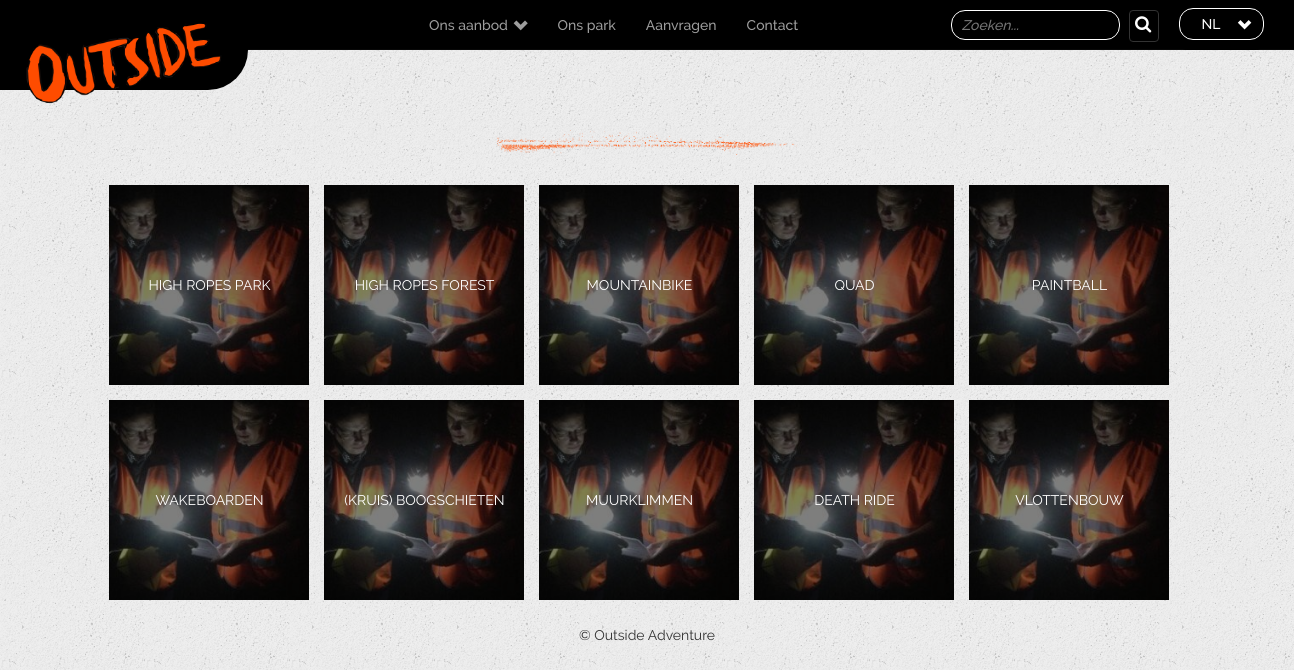
/index.php?page=categoryType&id=4, run on an earlier commit of the app's database.
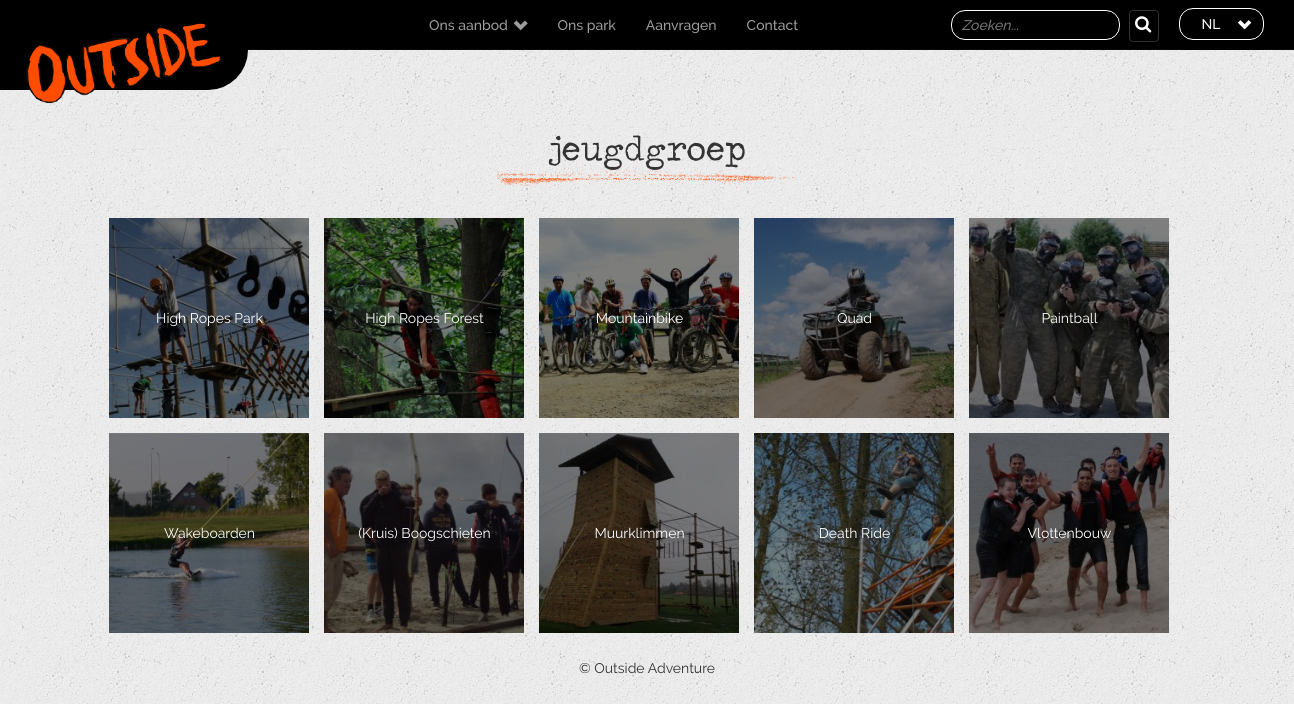
And on a later commit of the database.
### tables this page shows
CREATE TABLE `inhoud` (
  `id` int(11) NOT NULL,
  `categorieId` int(11) NOT NULL,
  `naam_nl` varchar(255) NOT NULL DEFAULT '',
  `naam_fr` varchar(255) DEFAULT '',
  `naam_en` varchar(255) DEFAULT '',
  `inhoud_nl` text,
  `inhoud_fr` text,
  `inhoud_en` text,
  `afspraak_nl` varchar(255) NOT NULL,
  `afspraak_fr` varchar(255) NOT NULL,
  `afspraak_en` varchar(255) NOT NULL,
  `periode_nl` varchar(255) NOT NULL,
  `periode_fr` varchar(255) NOT NULL,
  `periode_en` varchar(255) NOT NULL,
  `prijsklasseId` int(11) DEFAULT NULL,
  `minAantal` int(11) NOT NULL,
  `duur_nl` varchar(255) NOT NULL,
  `duur_fr` varchar(255) NOT NULL,
  `duur_en` varchar(255) NOT NULL,
  `leeftijd` varchar(255) NOT NULL,
  `afbeelding` varchar(255) NOT NULL,
  `afbeelding_header` varchar(255) NOT NULL DEFAULT '',
  `actief` tinyint(1) NOT NULL
);

CREATE TABLE `inhoud_activiteit_categorie_type` (
  `id` int(11) NOT NULL,
  `type` varchar(255) NOT NULL DEFAULT ''
);

### index.php (called while the page is built, shortened)
<?php
function taal($nl,$fr,$eng){
        switch($_SESSION['session_taal']){
            case "NL":
            return $nl;
             break;
            }
}
$routes = array(
  'home' => array(
    'controller' => 'Page',
    'action' => 'index'
  ),
  'overviewType' => array(
    'controller' => 'Page',
    'action' => 'overviewType'
  ),
  'contact' => array(
    'controller' => 'Page',
    'action' => 'contact'
  ),
  'activity' => array(
    'controller' => 'Activity',
    'action' => 'activity'
  ),
  'overview' => array(
    'controller' => 'Activity',
    'action' => 'overview'
  ),
  'aanvragen' => array(
    'controller' => 'Activity',
    'action' => 'aanvragen'
  ),
  'feesten' => array(
    'controller' => 'Page',
    'action' => 'feesten'
    ),
   'adventurePark' => array(
    'controller' => 'Page',
    'action' => 'adventurePark'
    ),
  'category' => array(
    'controller' => 'Activity',
    'action' => 'category'
    ),
  'categoryType' => array(
    'controller' => 'Activity',
    'action' => 'categoryType'
    ),
  'locatie' => array(
    'controller' => 'Activity',
    'action' => 'locatie'
    ),
  'locaties' => array(
    'controller' => 'Activity',
    'action' => 'locaties'
    ),
  'globalItem' => array(
    'controller' => 'Activity',
    'action' => 'globalItem'
    ),
  'search' => array(
    'controller' => 'Activity',
    'action' => 'search'
    ),
  'all' => array(
    'controller' => 'Activity',
    'action' => 'all_activities'
    ),
  'all_category_categories' => array(
    'controller'=> 'Activity',
    'action'=> 'all_category_categories'
     ),
  'all_other_data' => array(
    'controller'=> 'Activity',
    'action'=> 'all_other_data'
     ),
  'get_prices_of_activity' => array(
    'controller'=> 'Activity',
    'action'=> 'get_prices_of_activity'
     ),
  'all_category_types' => array(
    'controller'=> 'Activity',
    'action'=> 'all_category_types'
     ),
  'allLocations' => array(
    'controller' => 'Activity',
    'action' => 'all_locations'
    ),
   'filter' => array(
    'controller' => 'Activity',
    'action' => 'filterActivities'
    )
);
$route = $routes[$_GET['page']];
$controllerObj = new $controllerName();
$controllerObj->route = $route;
$controllerObj->filter();
$controllerObj->render();

### dao/ActivityDAO.php (called while the page is built, shortened)
<?php
class ActivityDAO extends DAO {
	public function selectById($id) {
		$sql = "SELECT * FROM `inhoud`
				LEFT JOIN (SELECT * FROM (SELECT activiteitId,GROUP_CONCAT(titel_nl SEPARATOR ';') as prijs_titel_nl,GROUP_CONCAT(titel_fr SEPARATOR ';') as prijs_titel_fr,GROUP_CONCAT(titel_en SEPARATOR ';') as prijs_titel_en,GROUP_CONCAT(prijs_nl SEPARATOR ';') as prijs_nl,GROUP_CONCAT(prijs_fr SEPARATOR ';') as prijs_fr,GROUP_CONCAT(prijs_en SEPARATOR ';') as prijs_en,typeId FROM inhoud_prijs
				WHERE typeId = 1
				GROUP BY activiteitId) as tmp
				LEFT JOIN
				(SELECT activiteitId as activiteitId2,GROUP_CONCAT(titel_nl SEPARATOR ';') as supplement_titel_nl,GROUP_CONCAT(titel_fr SEPARATOR ';') as supplement_titel_fr,GROUP_CONCAT(titel_en SEPARATOR ';') as supplement_titel_en,GROUP_CONCAT(prijs_nl SEPARATOR ';') as supplement_nl,GROUP_CONCAT(prijs_fr SEPARATOR ';') as supplement_fr,GROUP_CONCAT(prijs_en SEPARATOR ';') as supplement_en FROM inhoud_prijs
				WHERE typeId = 2
				GROUP BY activiteitId) as tmp2
				ON tmp.activiteitId = tmp2.activiteitId2
				UNION ALL
				SELECT * FROM (SELECT activiteitId,GROUP_CONCAT(titel_nl SEPARATOR ';') as prijs_titel_nl,GROUP_CONCAT(titel_fr SEPARATOR ';') as prijs_titel_fr,GROUP_CONCAT(titel_en SEPARATOR ';') as prijs_titel_en,GROUP_CONCAT(prijs_nl SEPARATOR ';') as prijs_nl,GROUP_CONCAT(prijs_fr SEPARATOR ';') as prijs_fr,GROUP_CONCAT(prijs_en SEPARATOR ';') as prijs_en,typeId FROM inhoud_prijs
				WHERE typeId = 1
				GROUP BY activiteitId) as tmp
				RIGHT JOIN
				(SELECT activiteitId as activiteitId2,GROUP_CONCAT(titel_nl SEPARATOR ';') as supplement_titel_nl,GROUP_CONCAT(titel_fr SEPARATOR ';') as supplement_titel_fr,GROUP_CONCAT(titel_en SEPARATOR ';') as supplement_titel_en,GROUP_CONCAT(prijs_nl SEPARATOR ';') as supplement_nl,GROUP_CONCAT(prijs_fr SEPARATOR ';') as supplement_fr,GROUP_CONCAT(prijs_en SEPARATOR ';') as supplement_en FROM inhoud_prijs
				WHERE typeId = 2
				GROUP BY activiteitId) as tmp2
				ON tmp.activiteitId = tmp2.activiteitId2) as tmp3
				ON inhoud.id = tmp3.activiteitId
				WHERE actief=1 AND id= :id	";
		$stmt = $this->pdo->prepare($sql);
		$stmt->bindValue(':id', $id);
		$stmt->execute();
		return $stmt->fetch(PDO::FETCH_ASSOC);
	}
	public function getByCategoryType($id){
		$sql = "SELECT * FROM (SELECT activiteitId,typeId from `inhoud_activiteit_categorie`) as type
				INNER JOIN inhoud_activiteit_categorie_type ON inhoud_activiteit_categorie_type.id = type.typeId
				WHERE typeId = :typeId ";
		$stmt = $this->pdo->prepare($sql);
		$stmt->bindValue(':typeId', $id);
		$stmt->execute();
		return $stmt->fetchAll(PDO::FETCH_ASSOC);
	}
}

### controller/ActivityController.php (called while the page is built, shortened)
<?php
require_once WWW_ROOT . 'controller' . DS . 'Controller.php';
require_once WWW_ROOT . 'dao' . DS . 'ActivityDAO.php';
require_once WWW_ROOT . 'dao' . DS . 'CategoryDAO.php';
class ActivityController extends Controller {
    private $activityDAO;
    private $categoryDAO;
    function __construct() {
        $this->activityDAO = new ActivityDAO();
        $this->categoryDAO = new CategoryDAO();
    }
    public function categoryType(){
        if(!empty($_GET['id'])){
        $this->set('category',$this->categoryDAO->selectByTypeId($_GET['id']));
        $idsOfActivities = $this->activityDAO->getByCategoryType($_GET['id']);
        for ($i = 0; $i < count($idsOfActivities); $i++) {
            $contentActivity = $this->activityDAO->selectById($idsOfActivities[$i]['activiteitId']);
        }
        }else{
            header('Location: index.php');
        }
    }
}

### dao/CategoryDAO.php (called while the page is built, shortened)
<?php
class CategoryDAO extends DAO {
	public function selectByTypeId($id) {
		$sql = "SELECT * FROM `inhoud_activiteit_categorie_type` WHERE `id` = :id ";
		$stmt = $this->pdo->prepare($sql);
		$stmt->bindValue(':id', $id);
		$stmt->execute();
		return $stmt->fetch(PDO::FETCH_ASSOC);
	}
}

### view/activity/categoryType.php (the view, shortened to what this page needs)
<div class="container-middle container-info no-header">
    <h1 id="page-name"class="titel-header">
        <?php echo taal($category['type'],$category['type'],$category['type']);
        ?>
    </h1>
<div class="titel-img-container">
    <img class="titel-img" src="assets/images/titel-underline.png">
    </div>
<div class="content_info">
    <div id="grid-feesten" class="container-sub-grid">
        <div class="grid">
            <div class="row gridFlex">
                <?php
                if(isset($activities)){
                  foreach ($activities as $activitySub) {
                    if($activitySub['id']){
                        echo "<div class=\"grid-sub\">";
                        echo "<img class=\"subcategory-img\"
                        src=\"assets/images/activityPhotos/{$activitySub['afbeelding']}_th.jpg \">";
                         echo "<a href=\"index.php?page=globalItem&id={$activitySub['id']}\" class=\"gridLink-sub\">";
                         echo "<div class=\"overlay-img\">";
                         echo "<span>";
                echo taal($activitySub['naam_nl'],$activitySub['naam_fr'],$activitySub['naam_en']);
                echo "</span>";
                echo "</div></a></div>";
          }
      }
    } ?>
            </div>
        </div>
    </div>

### controller/Controller.php (shortened to what this page needs)
<?php
class Controller {
	public $route;
	protected $viewVars = array();
	public function filter() {
		call_user_func(array($this, $this->route['action']));
	}
	public function render() {
		$this->createViewVarWithContent();
		$this->renderInLayout();
	}
	public function set($variableName, $value) {
		$this->viewVars[$variableName] = $value;
	}
	private function createViewVarWithContent() {
		require WWW_ROOT . 'view' . DS . strtolower($this->route['controller']) . DS . $this->route['action'] . '.php';
		$content = ob_get_clean();
	}
	private function renderInLayout() {
		extract($this->viewVars, EXTR_OVERWRITE);
		if(!empty($_SERVER['HTTP_X_REQUESTED_WITH']) && strtolower($_SERVER['HTTP_X_REQUESTED_WITH']) == 'xmlhttprequest') {
			echo $content;
		} else {
			include WWW_ROOT . 'view' . DS . 'layout.php';
		}
	}
}

### view/layout.php (shortened to what this page needs)
<!doctype html>
<html class="no-js" lang="">
<head>
    <link rel="stylesheet" href="css/bootstrap.css">
    <link rel="stylesheet" href="js/vendor/magnific/magnific-popup.css">
    <link rel="stylesheet" href="js/vendor/MultiDatesPicker/css/jquery-ui.css">
    <link rel="stylesheet" href="js/vendor/MultiDatesPicker/css/jquery-ui.structure.css">
    <link rel="stylesheet" href="js/vendor/MultiDatesPicker/css/jquery-ui.theme.css">
    <link rel="stylesheet" href="css/main.css">
    <link rel="stylesheet" href="js/vendor/MultiDatesPicker/css/prettify.css">
</head>
<body>
    <nav class="navbar navbar-inverse navbar-fixed-top" role="navigation">
        <a href="index.php">
        <div class="outside-logo">
            <img src="assets/images/logo-outside.png">
        </div>
        </a>
        <div id="navbar" class="navbar-collapse collapse">
            <ul class="nav navbar-nav">
                <li class="global-menu-item active-item">
                    <a class="link-item" href="index.php">Ons aanbod
                                     <span class="arrow-menu arrow-down glyphicon glyphicon-chevron-down"></span>
                                  </a>
                </li>
                <li class="global-menu-item ">
                    <a class="link-item" href="index.php?page=adventurePark">
                    <?php echo taal('Ons park','Votre locations','Our locations'); ?>
                                     </a>
                </li>
                <li class="global-menu-item ">
                    <a class="link-item" href="index.php?page=aanvragen">Aanvragen
                                  </a>
                </li>
                <li class="global-menu-item">
                    <a class=" link-item" href="index.php?page=contact">Contact
                                  </a>
                </li>
            </ul>
            <div class="search-nav">
            <div class="search-nav-content">
                                <input id="search-input-header" placeholder="Zoeken..." type="text">
                                <a href="#"><i class="search-icon fa fa-search" aria-hidden="true"></i></a>
                                </div>
                                </div>
        <div class="lang-select">
            <ul class="taal-kiezen">
        <li class="current-taal">
        <span data-taal="<?php echo $_SESSION['session_taal'];
        ?>" id="current-taal">
        <?php echo $_SESSION['session_taal'];
        ?>
        </span>
        <span class="arrow-down glyphicon glyphicon-chevron-down"></span>
        </li>
        </ul>
        </div>
        </div>
    </nav>
    <div class="content">
        <?php
            echo $content; ?>
<footer>
    <p>&copy; Outside Adventure</p>
</footer>
    </div>
</body>
</html>

### css/main.css (style rules this page uses)
ul { list-style: none; }
.content { transform: translate3d(0, 0, 0); position: relative; }
.container-middle { width: 90%; margin-left: auto; margin-right: auto; }
.container-middle .titel-header { font-family: "traveling__typewriterregular"; text-align: center; font-size: 2.5em; }
.container-middle .titel-img-container { width: 100%; }
.container-middle .titel-img { margin-top: -15px; margin-left: auto; margin-right: auto; display: block; width: 50%; max-width: 300px; text-align: center; margin-bottom: 25px; }
.no-header { margin-top: 100px; }
.content { transform: translate3d(0, 0, 0); }
body { background-repeat: repeat; font-family: "ralewayregular"; background-image: url(assets/images/bg-pattern.jpg); overflow-x: hidden; }
footer { display: block; }
nav.navbar { background-color: black; position: relative; font-family: "ralewaymedium"; margin-bottom: -20px; }
nav.navbar li { position: relative; }
ul.navbar-nav { float: none; margin-left: 32%; display: block; position: absolute; }
.navbar-nav a { color: #a1a1a1; }
.navbar-inverse { background-color: black; background-image: none; height: 30px; background-repeat: repeat; width: 100%; }
.outside-logo { margin-left: 0px; float: left; background-color: black; height: 100px; position: absolute; margin-top: -10px; border-radius: 0px 0px 40px 0px; }
.outside-logo img { padding-bottom: 15px; padding-right: 25px; margin-left: 25px; margin-top: 30px; height: 100%; }
#navbar { background-color: black; border-radius: 14px; }
.search-nav { margin-top: 10px; position: absolute; top: 0; right: 0; margin-right: 135px; display: inline-block; }
.search-nav i { margin-left: 5px; font-size: 1.25em; color: white; display: inline-block; width: 30px; height: 32px; padding: 5px; border-radius: 4px; border-color: #333; border-width: 1px; border-style: solid; }
.search-nav input { background-color: black; color: white; border-color: white; border-style: solid; border-width: 1px; padding: 4px; border-radius: 14px; }
.taal-kiezen { width: 95px; float: right; margin-right: 15px; overflow: hidden; height: 50px; display: inline-block; background-color: black; position: relative; padding: 0px 5px 5px 5px; text-transform: uppercase; border-radius: 14px; text-align: center; list-style: none; transition: height 0.5s; }
.taal-kiezen li { margin-bottom: 5px; }
.taal-kiezen .current-taal { color: white; margin-top: 8px; margin-bottom: 15px; border: 1px solid white; padding: 5px; border-radius: 14px; }
.taal-kiezen .current-taal .arrow-down { margin-top: 3px; float: right; margin-right: 7px; }
.navbar-fixed-top .navbar-collapse, .navbar-fixed-bottom .navbar-collapse { max-height: none; }
.lang-select { width: 100%; display: block; height: 100%; overflow: hidden; }
.navbar-nav li a:first-child:nth-last-child(2):before { content: ""; position: absolute; height: 0; width: 0; top: 50%; right: 5px; }
.arrow-menu { font-size: 1.05em; float: right; padding-top: 3px; margin-left: 5px; }
@media only screen and (min-width: 768px) { .taal-kiezen { position: absolute; right: 0; margin-right: 25px; } }
.grid { width: 95%; margin-left: auto; margin-right: auto; }
.gridFlex { display: -ms-flexbox; display: -webkit-box; display: flex; -ms-flex-direction: row; flex-direction: row; -ms-flex-align: center; align-items: center; -ms-flex-pack: center; justify-content: center; -ms-flex-wrap: wrap; flex-wrap: wrap; }
.container-info { margin-left: auto; margin-right: auto; }
.container-info p { text-align: left; }
.content_info p { text-align: left; }
footer { padding: 10px; margin-bottom: 20px; width: 100%; }
footer p { text-align: center !important; margin: 0px; margin-bottom: 0px; }
#grid-feesten { margin-top: 30px; }
#grid-feesten .grid-sub { width: 200px; height: 200px; margin-right: 15px; margin-bottom: 15px; }
#grid-feesten .grid-sub img { width: 200px; height: 200px; vertical-align: top; z-index: 0; float: left; object-fit: cover; }
.overlay-img { float: left; display: block; color: white; background-color: rgba(0, 0, 0, 0.5); height: 200px; width: 200px; z-index: 99; margin-top: -200px; transition: background-color 0.5s; }
.overlay-img span { text-align: center; width: 85%; margin-left: 7.5%; display: block; margin-top: 90px; }

What changed in the data, as far as the page shows it:
now on this page (row edited): inhoud_activiteit_categorie_type: type "jeugdgroep"
changed inhoud: afbeelding: a different picture; naam_nl "HIGH ROPES PARK" → "High Ropes Park"
changed inhoud: afbeelding: a different picture; naam_nl "HIGH ROPES FOREST" → "High Ropes Forest"
changed inhoud: afbeelding: a different picture; naam_nl "MOUNTAINBIKE" → "Mountainbike"
changed inhoud: afbeelding: a different picture; naam_nl "QUAD" → "Quad"
changed inhoud: afbeelding: a different picture; naam_nl "PAINTBALL" → "Paintball"
changed inhoud: afbeelding: a different picture; naam_nl "WAKEBOARDEN" → "Wakeboarden"
changed inhoud: afbeelding: a different picture; naam_nl "(KRUIS) BOOGSCHIETEN" → "(Kruis) Boogschieten"
changed inhoud: afbeelding: a different picture; naam_nl "MUURKLIMMEN" → "Muurklimmen"
changed inhoud: afbeelding: a different picture; naam_nl "DEATH RIDE" → "Death Ride"
changed inhoud: afbeelding: a different picture; naam_nl "VLOTTENBOUW" → "Vlottenbouw"
